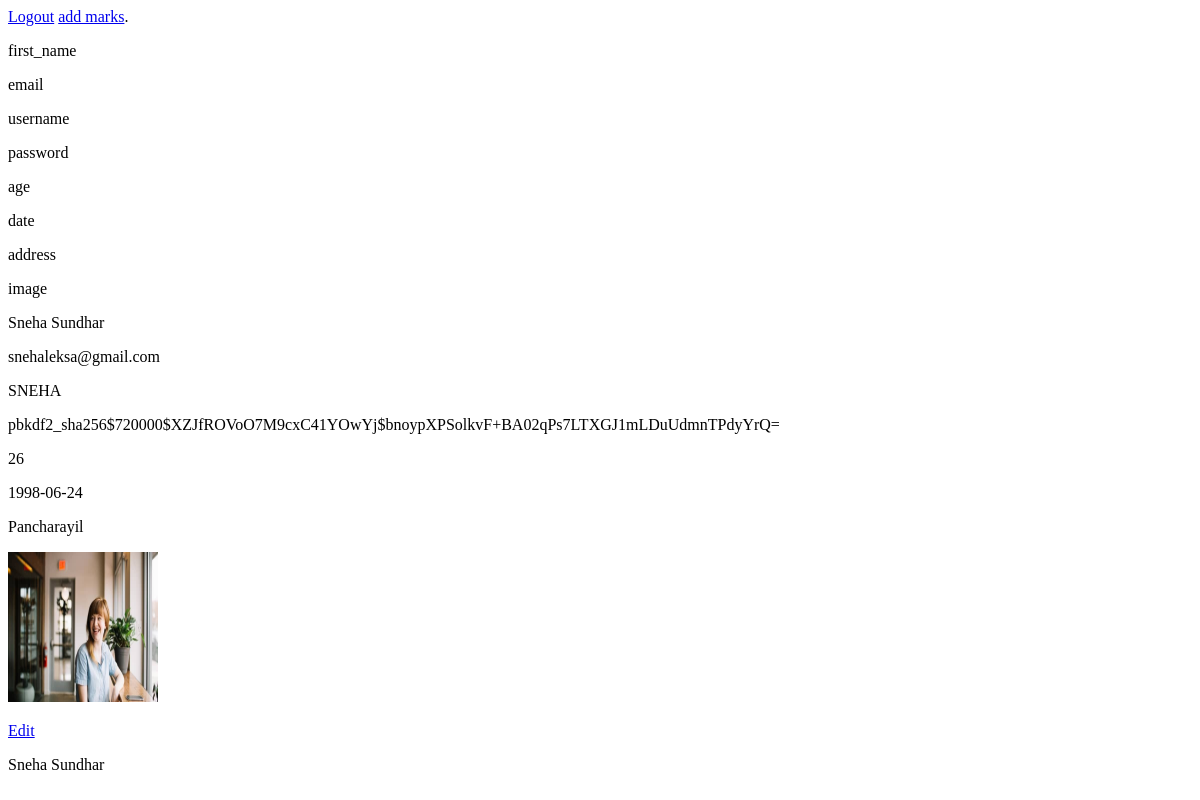
Before: /home (signed in) with the older database file.
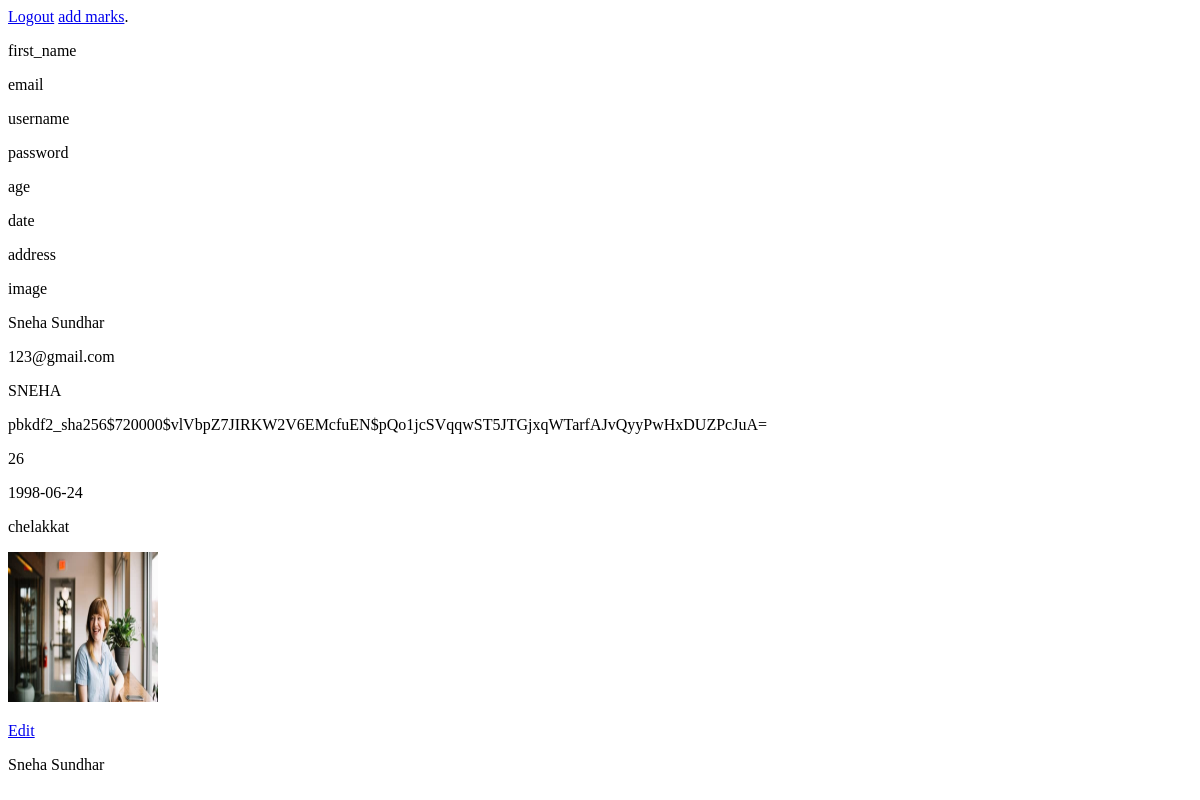
After: the same page with the newer database file.
### app/models.py (models this page shows, shortened)
class CustomUser(AbstractUser):
    age=models.IntegerField(null=True,blank=True)
    date=models.CharField(max_length=100,null=True,blank=True)
    address=models.CharField(max_length=100,null=True,blank=True)
    image=models.FileField(null=True,blank=True)

### app/views.py (the view)
# urls.py: 2. Add a URL to urlpatterns:  path('', views.home, name='home')
def home(request):
    data=CustomUser.objects.get(id=request.user.id)
    print(data.age)
    return render(request,'home.html',{'data':data})

### templates/home.html (shortened to what this page needs)
<!DOCTYPE html>
<html lang="en">
<head>
</head>
<body>
    <a href="logout">Logout</a>
    <a href="marks">add marks</a>.
            <p>first_name</p>
            <p>email</p>
            <p>username</p>
            <p>password</p>
            <p>age</p>
            <p>date</p>
            <p>address</p>
            <p>image</p>
            <p>{{data.first_name}}</p>
            <p>{{data.email}}</p>
            <p>{{data.username}}</p>
            <p>{{data.password}}</p>
            <p>{{data.age}}</p>
            <p>{{data.date}}</p>
            <p>{{data.address}}</p>
            <p><img src="{{data.image.url }}" alt=""width="150px" height="150px"></p>
            <p><a href="{% url 'edit' id=data.id %}">Edit</a></p>
    <p>{{data.first_name}}</p>
</body>
</html>

Changed rows visible on the page:
changed CustomUser "Sneha Sundhar": email "snehaleksa@gmail.com" → "123@gmail.com"; password "pbkdf2_sha256$720000$XZJfROVoO7M9cxC41YOwYj$bnoypXPSolkvF+BA02qPs7LTXGJ1mLDuUdmnTPdyYrQ=" → "pbkdf2_sha256$720000$vlVbpZ7JIRKW2V6EMcfuEN$pQo1jcSVqqwST5JTGjxqWTarfAJvQyyPwHxDUZPcJuA="; address "Pancharayil" → "chelakkat"
